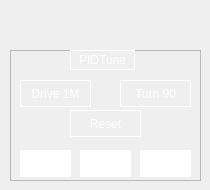
   <widget class="QWidget" name="tuning_tab">
    <attribute name="title">
     <string>Tuning</string>
    </attribute>
    <widget class="QFrame" name="pid_tune_frame">
     <property name="geometry">
      <rect>
       <x>10</x>
       <y>50</y>
       <width>191</width>
       <height>131</height>
      </rect>
     </property>
     <property name="frameShape">
      <enum>QFrame::StyledPanel</enum>
     </property>
     <property name="frameShadow">
      <enum>QFrame::Raised</enum>
     </property>
     <widget class="QPushButton" name="reset_pid">
      <property name="geometry">
       <rect>
        <x>60</x>
        <y>60</y>
        <width>71</width>
        <height>27</height>
       </rect>
      </property>
      <property name="styleSheet">
       <string notr="true">color: rgb(255, 255, 255);
border-color: rgb(255, 255, 255);
border: 1px solid white; </string>
      </property>
      <property name="text">
       <string>Reset</string>
      </property>
     </widget>
     <widget class="QPushButton" name="turn_test">
      <property name="geometry">
       <rect>
        <x>110</x>
        <y>30</y>
        <width>71</width>
        <height>27</height>
       </rect>
      </property>
      <property name="styleSheet">
       <string notr="true">color: rgb(255, 255, 255);
border-color: rgb(255, 255, 255);
border: 1px solid white; </string>
      </property>
      <property name="text">
       <string>Turn 90</string>
      </property>
     </widget>
     <widget class="QPushButton" name="drive_test">
      <property name="geometry">
       <rect>
        <x>10</x>
        <y>30</y>
        <width>71</width>
        <height>27</height>
       </rect>
      </property>
      <property name="styleSheet">
       <string notr="true">color: rgb(255, 255, 255);
border-color: rgb(255, 255, 255);
border: 1px solid white; </string>
      </property>
      <property name="text">
       <string>Drive 1M</string>
      </property>
     </widget>
     <widget class="QLabel" name="label_46">
      <property name="geometry">
       <rect>
        <x>60</x>
        <y>0</y>
        <width>65</width>
        <height>20</height>
       </rect>
      </property>
      <property name="styleSheet">
       <string notr="true">color: white;
border: 1px solid white;
padding: 1px;</string>
      </property>
      <property name="text">
       <string>PIDTune</string>
      </property>
      <property name="alignment">
       <set>Qt::AlignCenter</set>
      </property>
     </widget>
     <widget class="QLineEdit" name="KP">
      <property name="geometry">
       <rect>
        <x>10</x>
        <y>100</y>
        <width>51</width>
        <height>27</height>
       </rect>
      </property>
      <property name="styleSheet">
       <string notr="true">color: rgb(0, 0, 0);
border-color: rgb(255, 255, 255);
border: 1px solid white; 
background-color: rgb(255, 255, 255)</string>
      </property>
     </widget>
     <widget class="QLineEdit" name="KI">
      <property name="geometry">
       <rect>
        <x>70</x>
        <y>100</y>
        <width>51</width>
        <height>27</height>
       </rect>
      </property>
      <property name="styleSheet">
       <string notr="true">color: rgb(0, 0, 0);
border-color: rgb(255, 255, 255);
border: 1px solid white; 
background-color: rgb(255, 255, 255)</string>
      </property>
     </widget>
     <widget class="QLineEdit" name="KD">
      <property name="geometry">
       <rect>
        <x>130</x>
        <y>100</y>
        <width>51</width>
        <height>27</height>
       </rect>
      </property>
      <property name="styleSheet">
       <string notr="true">color: rgb(0, 0, 0);
border-color: rgb(255, 255, 255);
border: 1px solid white; 
background-color: rgb(255, 255, 255)</string>
      </property>
     </widget>
    </widget>
   </widget>
